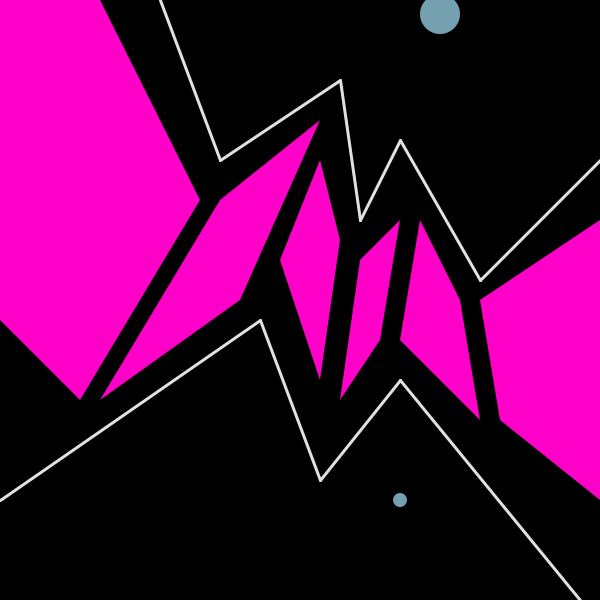
Frame 1 (no input)
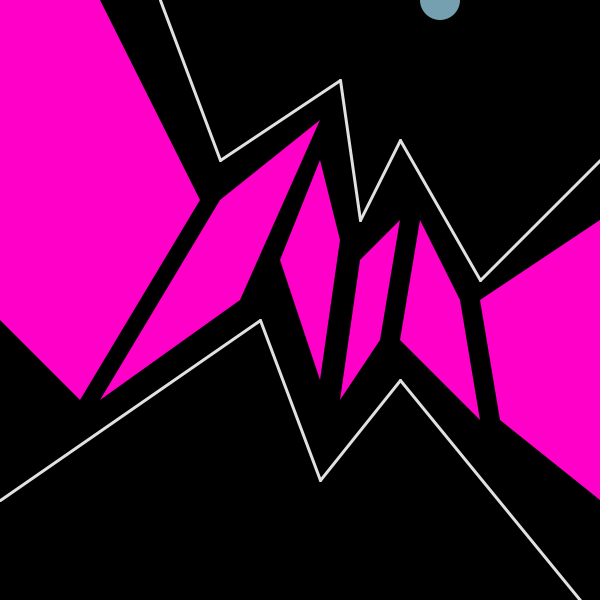
Frame 60 (the mouse pressed at the canvas centre just before this capture)
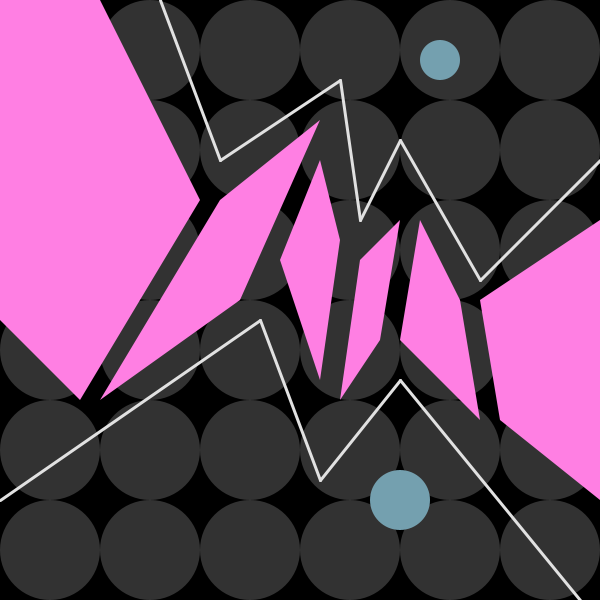
Frame 120 (the mouse held since frame 60 and released just before this capture)

The Processing sketch that drew these frames (run headless with seeded random() and noise(); from frame 60 on, the mouse is pressed at the canvas centre):

// Processing sketch: processing_14324
// ── processing_14324.pde




int x;
void setup() {
  size(600,600); 
  noCursor();
  strokeWeight(0);
  x = width/40;
  smooth();
}

void draw() {
  noStroke();
  fill(0);
  smooth();
  background(0);

  if (mousePressed == true) {
    for (int y=50; y<=height; y +=100) {
      for (int x=50; x<width; x +=100) {
        fill(50);
        ellipse(x,y,100,100);
      }
    }
  }


if(keyPressed) {
   noFill();
stroke(41,75,109);
strokeWeight(2);
ellipse(600,0,360,360);
ellipse(180,520,80,80);

fill(41,75,109);
noStroke();
ellipse(0,600,400,400);
ellipse(600,600,480,480);
ellipse(600,0,280,280);
}



  if(mouseX > x) {
    x +=1;
  }
  else if (mouseX < x) {
    x-=1;
  }
  fill(116,160,175);
  noStroke();
  ellipse(x,60,80,80);
  ellipse(440,x,40,40);
  ellipse(400,500,x,x);
  ellipse(x,x,40,40);

  ellipse(mouseX,mouseY,10,10);



  float mapColorB = map(mouseX,0,600,200,255);
  float mapColorG = map(mouseY,0,600,0,255);
  fill(700, mapColorG, mapColorB);

  quad(220,200,320,120,240,300,100,400);
  quad(320,160,340,240,320,380,280,260);
  quad(360,260,400,220,380,340,340,400);
  quad(420,220,460,300,480,420,400,340);
  quad(480,300,600,220,600,500,500,420);

  beginShape();
  vertex(0,0);
  vertex(100,0);
  vertex(200,200);
  vertex(80,400);
  vertex(0,320);
  endShape();





stroke(225);
strokeWeight(3);
line(160,0,220,160);
line(220,160,340,80);
line(340,80,360,220);
line(360,220,400,140);
line(400,140,480,280);
line(480,280,600,160);


line(0,500,260,320);
line(260,320,320,480);
line(320,480,400,380);
line(400,380,580,600);



}
